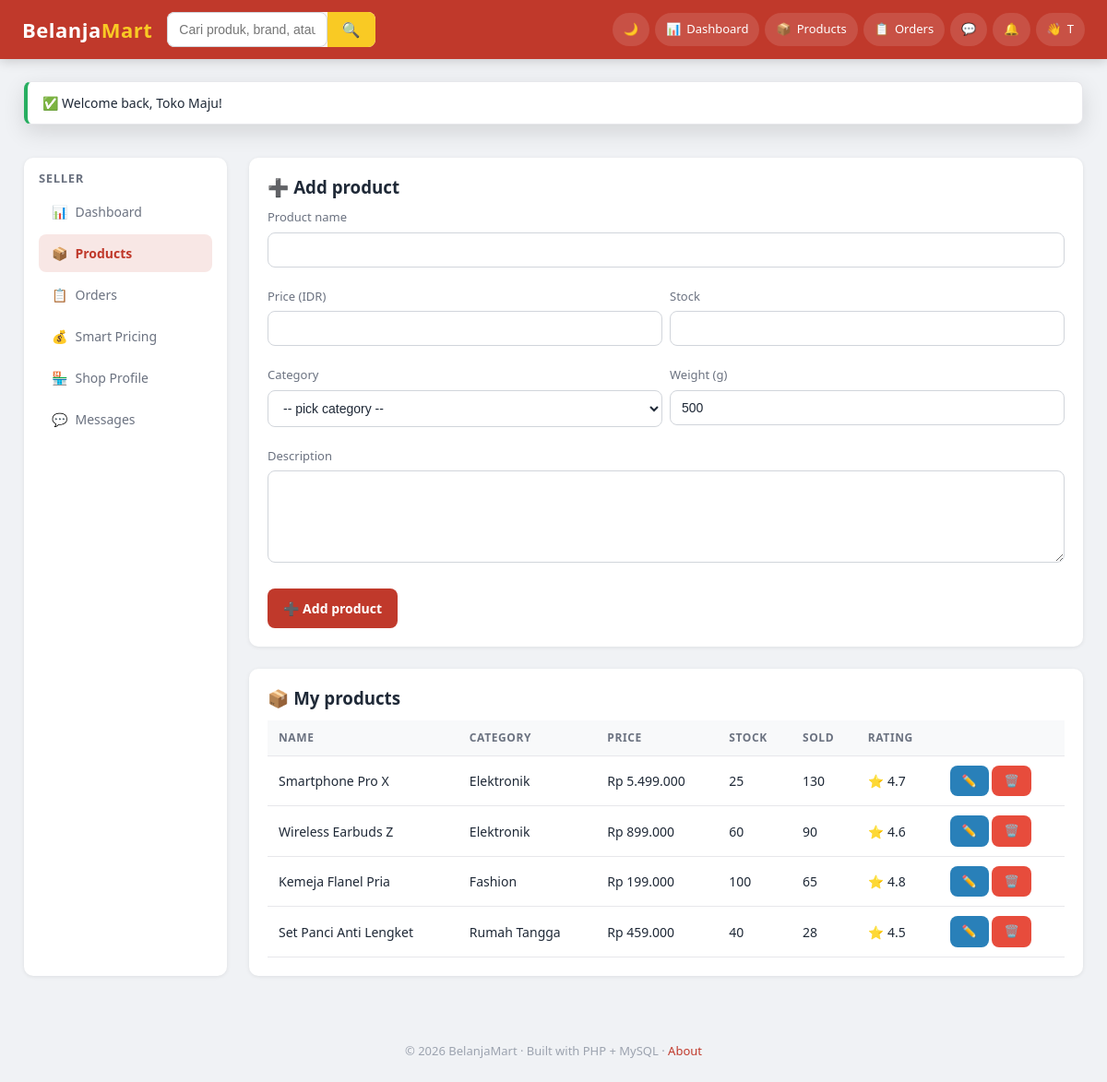
The page /frontend/pages/seller/products.php (signed in) on the database its author committed.
### tables this page shows
CREATE TABLE products (
    product_id     INT AUTO_INCREMENT PRIMARY KEY,
    seller_id      INT NOT NULL,                     
    category_id    INT,
    product_name   VARCHAR(180) NOT NULL,
    description    TEXT,
    price          DECIMAL(12,2) NOT NULL,           
    currency_code  CHAR(3) NOT NULL DEFAULT 'IDR',
    stock          INT NOT NULL DEFAULT 0,
    image          VARCHAR(255) DEFAULT NULL,
    weight_grams   INT NOT NULL DEFAULT 500,
    is_active      TINYINT(1) NOT NULL DEFAULT 1,
    average_rating DECIMAL(3,2) NOT NULL DEFAULT 0,
    total_reviews  INT NOT NULL DEFAULT 0,
    total_sold     INT NOT NULL DEFAULT 0,
    views          INT NOT NULL DEFAULT 0,
    created_at     TIMESTAMP DEFAULT CURRENT_TIMESTAMP,
    updated_at     TIMESTAMP DEFAULT CURRENT_TIMESTAMP ON UPDATE CURRENT_TIMESTAMP,
    FOREIGN KEY (seller_id)     REFERENCES users(user_id) ON DELETE CASCADE,
    FOREIGN KEY (category_id)   REFERENCES categories(category_id) ON DELETE SET NULL,
    FOREIGN KEY (currency_code) REFERENCES currencies(currency_code),
    INDEX idx_seller   (seller_id),
    INDEX idx_category (category_id),
    INDEX idx_active   (is_active),
    FULLTEXT KEY ft_name_desc (product_name, description)
);

CREATE TABLE categories (
    category_id    INT AUTO_INCREMENT PRIMARY KEY,
    category_name  VARCHAR(100) NOT NULL,
    icon           VARCHAR(20)  DEFAULT '📦',
    parent_id      INT NULL,
    FOREIGN KEY (parent_id) REFERENCES categories(category_id) ON DELETE SET NULL
);

CREATE TABLE currencies (
    currency_code  CHAR(3) PRIMARY KEY,             
    symbol         VARCHAR(8)   NOT NULL,
    name           VARCHAR(60)  NOT NULL,
     
    rate_to_usd    DECIMAL(18,6) NOT NULL DEFAULT 1,
    updated_at     TIMESTAMP DEFAULT CURRENT_TIMESTAMP ON UPDATE CURRENT_TIMESTAMP
);

### backend/core/Database.php (called while the page is built, shortened)
<?php
class Database
{
    private static ?PDO $pdo = null;
    public static function pdo(): PDO
    {
        if (self::$pdo instanceof PDO) {
            return self::$pdo;
        }
        $cfg  = config('db');
        $dsn  = sprintf(
            'mysql:host=%s;port=%d;dbname=%s;charset=%s',
            $cfg['host'], $cfg['port'], $cfg['database'], $cfg['charset']
        );
        try {
            self::$pdo = new PDO($dsn, $cfg['username'], $cfg['password'], [
                PDO::ATTR_ERRMODE            => PDO::ERRMODE_EXCEPTION,
                PDO::ATTR_DEFAULT_FETCH_MODE => PDO::FETCH_ASSOC,
                PDO::ATTR_EMULATE_PREPARES   => false,
            ]);
        } catch (PDOException $e) {
            http_response_code(500);
            die('Database connection failed: ' . $e->getMessage());
        }
        return self::$pdo;
    }
    public static function run(string $sql, array $params = []): PDOStatement
    {
        $stmt = self::pdo()->prepare($sql);
        $stmt->execute($params);
        return $stmt;
    }
    public static function all(string $sql, array $params = []): array
    {
        return self::run($sql, $params)->fetchAll();
    }
}

### backend/models/ProductModel.php (called while the page is built, shortened)
<?php
class ProductModel
{
    public static function bySeller(int $sellerId): array
    {
        return Database::all("
            SELECT p.*, c.category_name
            FROM products p
            LEFT JOIN categories c ON p.category_id = c.category_id
            WHERE p.seller_id = ?
            ORDER BY p.created_at DESC
        ", [$sellerId]);
    }
}

### backend/config/bootstrap.php (called while the page is built, shortened)
<?php
if (!defined('BM_BOOTSTRAPPED')) {
    spl_autoload_register(function ($class) {
        $roots = [
            __DIR__ . '/../core/',
            __DIR__ . '/../models/',
            __DIR__ . '/../services/',
            __DIR__ . '/../controllers/',
            __DIR__ . '/../middleware/',
        ];
        foreach ($roots as $root) {
            $file = $root . $class . '.php';
            if (is_file($file)) {
                return;
            }
        }
    });
    require_once __DIR__ . '/../core/helpers.php';
}

### backend/core/Currency.php (called while the page is built, shortened)
<?php
class Currency
{
    private static array $cache = [];
    public static function load(): array
    {
        if (!empty(self::$cache)) return self::$cache;
        $rows = Database::all("SELECT * FROM currencies");
        foreach ($rows as $r) self::$cache[$r['currency_code']] = $r;
        return self::$cache;
    }
    public static function symbol(string $code): string
    {
        $all = self::load();
        return $all[$code]['symbol'] ?? $code;
    }
    public static function format(float $amount, string $code): string
    {
        $sym = self::symbol($code);
        $decimals = in_array($code, ['IDR', 'JPY'], true) ? 0 : 2;
        return $sym . ' ' . number_format($amount, $decimals, ',', '.');
    }
}

### frontend/pages/seller/products.php (the view, shortened to what this page needs)
<?php
require_once __DIR__ . '/../../../backend/config/bootstrap.php';
$user       = current_user();
$sellerId   = (int) $user['user_id'];
$products = ProductModel::bySeller($sellerId);
$edit     = null;
?>
<div class="layout">
    <div>
        <div class="card">
            <h3><?= $edit ? '✏️ Edit product' : '➕ Add product' ?></h3>
            <form method="POST" class="grid" style="grid-template-columns: repeat(2, 1fr); gap:8px;">
                <div class="form-row" style="grid-column: span 2;">
                    <label>Product name</label>
                    <input type="text" name="product_name" required value="<?= e($edit['product_name'] ?? '') ?>">
                </div>
                <div class="form-row">
                    <label>Price (<?= e($user['currency'] ?? 'IDR') ?>)</label>
                    <input type="number" name="price" min="0" step="0.01" required value="<?= e($edit['price'] ?? '') ?>">
                </div>
                <div class="form-row">
                    <label>Stock</label>
                    <input type="number" name="stock" min="0" required value="<?= e($edit['stock'] ?? '') ?>">
                </div>
                <div class="form-row">
                    <label>Category</label>
                    <select name="category_id" required>
                        <option value="">-- pick category --</option>
                    </select>
                </div>
                <div class="form-row">
                    <label>Weight (g)</label>
                    <input type="number" name="weight_grams" min="0" value="<?= e($edit['weight_grams'] ?? 500) ?>">
                </div>
                <div class="form-row" style="grid-column: span 2;">
                    <label>Description</label>
                    <textarea name="description"><?= e($edit['description'] ?? '') ?></textarea>
                </div>
                <div class="row" style="grid-column: span 2; gap:8px;">
                    <button class="btn btn-primary" type="submit"><?= $edit ? '💾 Save changes' : '➕ Add product' ?></button>
                </div>
            </form>
        </div>
        <div class="card mt-3" style="overflow-x:auto;">
            <h3>📦 My products</h3>
            <?php if (empty($products)): ?>
                <p class="text-muted">No products yet.</p>
            <?php else: ?>
                <table class="table">
                    <thead><tr><th>Name</th><th>Category</th><th>Price</th><th>Stock</th><th>Sold</th><th>Rating</th><th></th></tr></thead>
                    <tbody>
                    <?php foreach ($products as $p): ?>
                        <tr>
                            <td><?= e($p['product_name']) ?></td>
                            <td><?= e($p['category_name'] ?? '-') ?></td>
                            <td><?= Currency::format((float) $p['price'], $p['currency_code']) ?></td>
                            <td><?= (int) $p['stock'] ?></td>
                            <td><?= (int) $p['total_sold'] ?></td>
                            <td>⭐ <?= number_format((float) $p['average_rating'], 1) ?></td>
                            <td>
                                <a class="btn btn-info btn-sm" href="?edit=<?= (int) $p['product_id'] ?>">✏️</a>
                                <a class="btn btn-danger btn-sm" data-confirm="Delete this product?"
                                   href="?delete=<?= (int) $p['product_id'] ?>">🗑️</a>
                            </td>
                        </tr>
                    <?php endforeach; ?>
                    </tbody>
                </table>
            <?php endif; ?>
        </div>
    </div>
</div>

### frontend/assets/css/style.css (style rules this page uses)
:root { --color-primary: #c0392b; --color-primary-hover: #a93226; --color-accent: #f9ca24; --color-success: #27ae60; --color-warning: #e67e22; --color-danger: #e74c3c; --color-info: #2980b9; --bg-body: #f0f2f5; --bg-surface: #ffffff; --bg-muted: #f8f9fa; --bg-elevated: #ffffff; --border: #e7e7eb; --border-strong: #d1d5db; --text: #1f2937; --text-muted: #6b7280; --text-soft: #9ca3af; --shadow-sm: 0 1px 2px rgba(0,0,0,.06); --shadow: 0 1px 4px rgba(0,0,0,.08); --shadow-lg: 0 8px 24px rgba(0,0,0,.12); --radius-sm: 6px; --radius: 10px; --radius-lg: 16px; --transition: 200ms cubic-bezier(.4,0,.2,1); --topbar-h: 64px; }
*, *::before, *::after { box-sizing: border-box; }
html, body { margin: 0; padding: 0; }
body { font-family: 'Segoe UI', system-ui, -apple-system, Roboto, Arial, sans-serif; background: var(--bg-body); color: var(--text); line-height: 1.5; transition: background var(--transition), color var(--transition); min-height: 100vh; }
a { color: var(--color-primary); text-decoration: none; }
button { font: inherit; cursor: pointer; }
h1,h2,h3,h4,h5 { margin: 0; line-height: 1.25; }
.row { display: flex; flex-wrap: wrap; gap: 16px; }
.grid { display: grid; gap: 16px; }
.mt-3 { margin-top: 24px; }
.card { background: var(--bg-surface); border-radius: var(--radius); box-shadow: var(--shadow); padding: 20px; }
.card h2, .card h3 { margin-bottom: 12px; }
.btn { display: inline-flex; align-items: center; justify-content: center; gap: 8px; padding: 10px 16px; border-radius: 8px; border: 1px solid transparent; font-weight: 600; font-size: 14px; cursor: pointer; transition: background var(--transition), transform var(--transition), box-shadow var(--transition); text-decoration: none; background: var(--bg-muted); color: var(--text); }
.btn-primary { background: var(--color-primary); color: #fff; }
.btn-danger { background: var(--color-danger); color: #fff; }
.btn-info { background: var(--color-info); color: #fff; }
.btn-sm { padding: 6px 12px; font-size: 13px; }
.form-row { margin-bottom: 14px; }
.form-row label { display: block; font-size: 13px; color: var(--text-muted); margin-bottom: 6px; font-weight: 500; }
.input, .textarea, .select, input[type=text], input[type=email], input[type=password], input[type=number], textarea, select { width: 100%; background: var(--bg-surface); color: var(--text); border: 1px solid var(--border-strong); border-radius: 8px; padding: 10px 12px; font-size: 14px; transition: border-color var(--transition), box-shadow var(--transition); }
textarea { min-height: 100px; resize: vertical; }
.layout { display: grid; grid-template-columns: 220px 1fr; gap: 24px; padding: 24px 0; }
.table { width: 100%; border-collapse: collapse; font-size: 14px; }
.table th, .table td { padding: 10px 12px; text-align: left; border-bottom: 1px solid var(--border); }
.table th { background: var(--bg-muted); font-size: 12px; text-transform: uppercase; letter-spacing: .05em; color: var(--text-muted); }

### rows shown on the page
products: product_name "Smartphone Pro X", category.category_name "Elektronik", Currency::format((float) $p['price'], $p['currency_code']) "Rp 5.499.000", stock "25", total_sold "130", average_rating "4.7"
products: product_name "Wireless Earbuds Z", category.category_name "Elektronik", Currency::format((float) $p['price'], $p['currency_code']) "Rp 899.000", stock "60", total_sold "90", average_rating "4.6"
products: product_name "Kemeja Flanel Pria", category.category_name "Fashion", Currency::format((float) $p['price'], $p['currency_code']) "Rp 199.000", stock "100", total_sold "65", average_rating "4.8"
products: product_name "Set Panci Anti Lengket", category.category_name "Rumah Tangga", Currency::format((float) $p['price'], $p['currency_code']) "Rp 459.000", stock "40", total_sold "28", average_rating "4.5"

### other values the page prints
mb_strtoupper(mb_substr($user['name'], 0, 1)) "T"
$ok "Welcome back, Toko Maju!"
$icon "📊"
$label "Dashboard"
$icon "📦"
$label "Products"
$icon "📋"
$label "Orders"
$icon "💰"
$label "Smart Pricing"
$icon "🏪"
$label "Shop Profile"
$user['currency'] "IDR"
